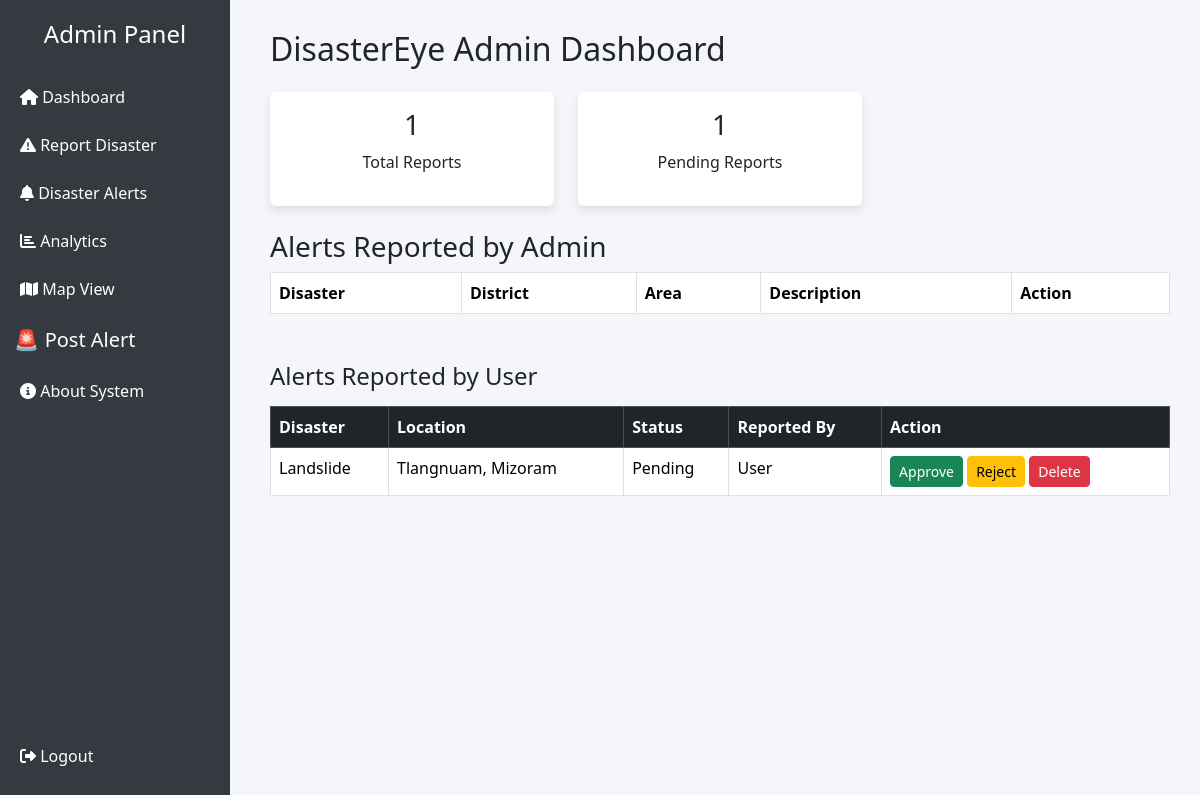
The app's page /admin_dashboard (signed in), older data.
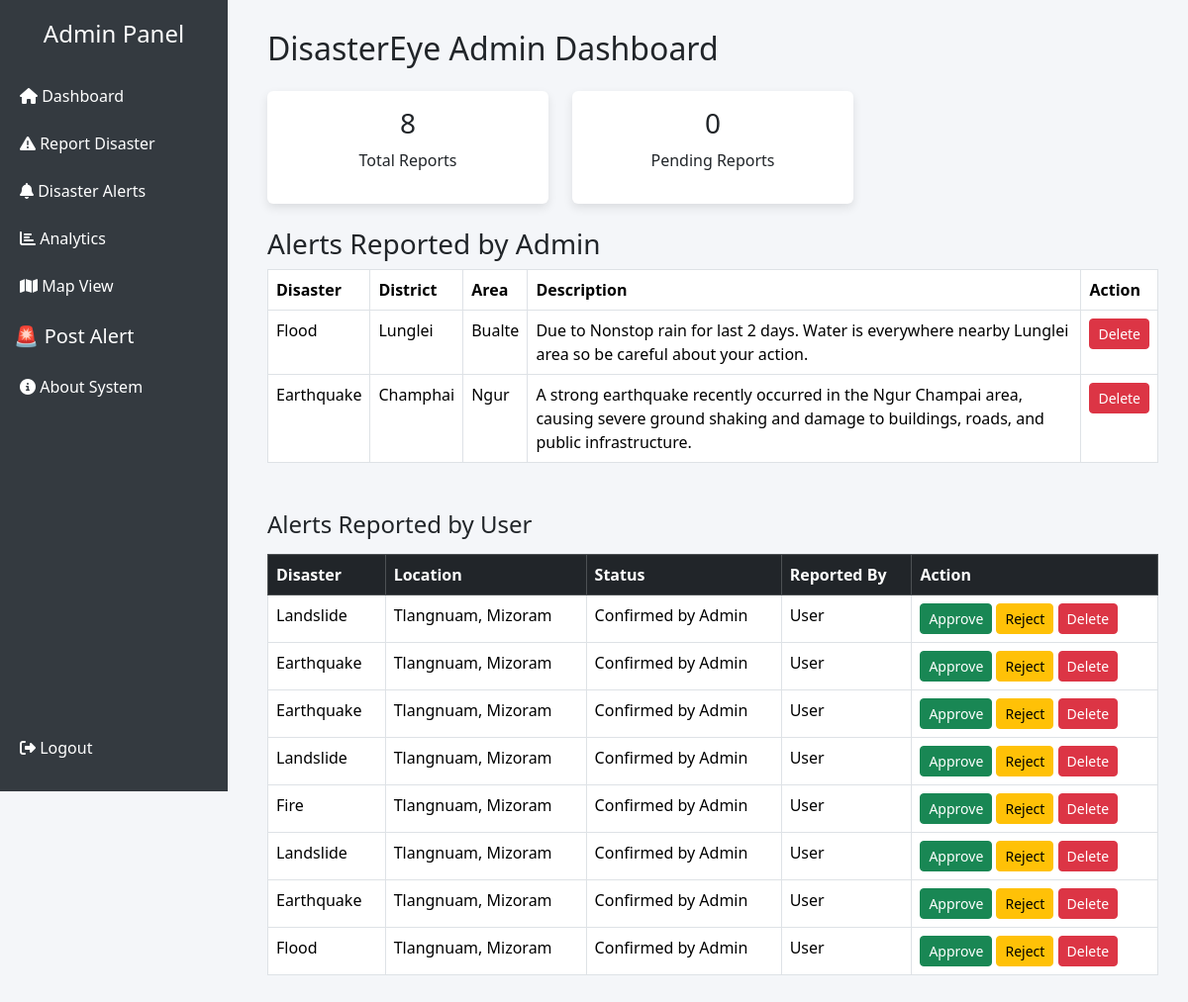
The same page, newer data.
### tables this page shows
CREATE TABLE reports (
    report_id INTEGER PRIMARY KEY AUTOINCREMENT,
    user_id INTEGER,
    disaster_id INTEGER,
    location TEXT,
    description TEXT,
    latitude REAL,
    longitude REAL, reported_by TEXT DEFAULT 'User', status TEXT DEFAULT 'Pending', image TEXT, severity TEXT, keywords TEXT,
    FOREIGN KEY (user_id) REFERENCES users(user_id),
    FOREIGN KEY (disaster_id) REFERENCES disasters(disaster_id)
);

CREATE TABLE disasters (
    disaster_id INTEGER PRIMARY KEY AUTOINCREMENT,
    disaster_name TEXT NOT NULL
);

CREATE TABLE admin_reports (
    admin_report_id INTEGER PRIMARY KEY AUTOINCREMENT,
    disaster_id INTEGER,
    district TEXT,
    area TEXT,
    description TEXT,
    reported_by TEXT DEFAULT 'Admin',
    status TEXT DEFAULT 'Confirmed by Admin',
    created_at TIMESTAMP DEFAULT CURRENT_TIMESTAMP,
    FOREIGN KEY (disaster_id) REFERENCES disasters(disaster_id)
);

### app.py (the view)
@app.route("/admin_dashboard")
def admin_dashboard():
    if "admin" not in session:
        return redirect(url_for("admin_login"))
    conn = sqlite3.connect("database.db")
    conn.row_factory = sqlite3.Row
    total_reports = conn.execute(
    "SELECT COUNT(*) FROM reports").fetchone()[0]
    pending_reports = conn.execute(
    "SELECT COUNT(*) FROM reports WHERE status='Pending'").fetchone()[0]
    approved_reports = conn.execute(
    "SELECT COUNT(*) FROM reports WHERE status='Approved'").fetchone()[0]
    reports = conn.execute("""
    SELECT reports.*, disasters.disaster_name
    FROM reports
    JOIN disasters
    ON reports.disaster_id = disasters.disaster_id
    ORDER BY
                            CASE
        WHEN reports.status = 'Pending' THEN 1
        WHEN reports.status = 'Confirmed by Admin' THEN 2
        WHEN reports.status = 'Rejected by Admin' THEN 3
        ELSE 4
    END,

    reports.report_id DESC

    """).fetchall()
    admin_reports = conn.execute("""
    SELECT admin_reports.*, disasters.disaster_name
    FROM admin_reports
    JOIN disasters ON admin_reports.disaster_id = disasters.disaster_id
    ORDER BY admin_reports.admin_report_id DESC
    LIMIT 5
    """).fetchall()
    conn.close()
    return render_template(
    "admin_dashboard.html",
    total_reports=total_reports,
    pending_reports=pending_reports,
    approved_reports=approved_reports,
    reports=reports,
    admin_reports=admin_reports
    )

### templates/admin_dashboard.html (shortened to what this page needs)
<!DOCTYPE html>
<html lang="en">
<head>
<link rel="stylesheet"
href="https://cdn.jsdelivr.net/npm/bootstrap@5.3.2/dist/css/bootstrap.min.css">
<link rel="stylesheet"
href="https://cdnjs.cloudflare.com/ajax/libs/font-awesome/6.5.0/css/all.min.css">
</head>
<body>
<div class="sidebar">
<h4 class="text-center mb-4">Admin Panel</h4>
<a href="/admin_dashboard">
<i class="fa fa-home"></i> Dashboard
</a>
<a href="/admin_report">
<i class="fa fa-triangle-exclamation"></i> Report Disaster
</a>
<a href="/alerts">
<i class="fa fa-bell"></i> Disaster Alerts
</a>
<a href="/analytics">
<i class="fa fa-chart-bar"></i> Analytics
</a>
<a href="/map">
<i class="fa fa-map"></i> Map View
</a>
<a href="/post_alert" class="post-alert-btn">
🚨 Post Alert
</a>
<a href="/about">
<i class="fa fa-info-circle"></i> About System
</a>
<div class="logout">
<a href="/logout">
<i class="fa fa-sign-out-alt"></i> Logout
</a>
</div>
</div>
<div class="content">
<h2 class="mb-4">DisasterEye Admin Dashboard</h2>
<div class="row">
<div class="col-md-4">
<div class="card p-3 text-center">
<h3>{{ total_reports }}</h3>
<p>Total Reports</p>
</div>
</div>
<div class="col-md-4">
<div class="card p-3 text-center">
<h3>{{ pending_reports }}</h3>
<p>Pending Reports</p>
</div>
</div>
</div>
<h3 class="mt-4">Alerts Reported by Admin</h3>
<table class="table table-bordered">
<tr>
<th>Disaster</th>
<th>District</th>
<th>Area</th>
<th>Description</th>
<th>Action</th>
</tr>
{% for a in admin_reports %}
<tr>
<td>{{ a.disaster_name }}</td>
<td>{{ a.district }}</td>
<td>{{ a.area }}</td>
<td>{{ a.description }}</td>
<td>
<a href="/delete_admin_report/{{ a.admin_report_id }}"
class="btn btn-danger btn-sm"
onclick="return confirm('Delete this disaster report?')">
Delete
</a>
</td>
</tr>
{% endfor %}
</table>
<div class="mt-5">
<h4>Alerts Reported by User</h4>
<table class="table table-bordered mt-3">
<thead class="table-dark">
<tr>
<th>Disaster</th>
<th>Location</th>
<th>Status</th>
<th>Reported By</th>
<th>Action</th>
</tr>
</thead>
<tbody>
{% for r in reports %}
<tr>
<td>{{ r.disaster_name }}</td>
<td>{{ r.location }}</td>
<td>{{ r.status }}</td>
<td>{{ r.reported_by }}</td>
<td>
<a href="/approve/{{ r.report_id }}"
class="btn btn-success btn-sm">
Approve
</a>
<a href="/reject/{{ r.report_id }}"
class="btn btn-warning btn-sm">
Reject
</a>
<a href="/delete/{{ r.report_id }}"
class="btn btn-danger btn-sm">
Delete
</a>
</td>
</tr>
{% endfor %}
</tbody>
</table>
</div>
</div>
</body>
</html>

Row changes from the older to the newer data that the page shows:
removed reports: disaster_name "Landslide", location "Tlangnuam, Mizoram", status "Pending", reported_by "User"
added admin_reports: disaster_name "Flood", district "Lunglei", area "Bualte", description "Due to Nonstop rain for last 2 days. Water is everywhere nearby Lunglei area so be careful about your action."
added admin_reports: disaster_name "Earthquake", district "Champhai", area "Ngur", description "A strong earthquake recently occurred in the Ngur Champai area, causing severe ground shaking and damage to buildings, roads, and public infrastructure."
added reports: disaster_name "Landslide", location "Tlangnuam, Mizoram", status "Confirmed by Admin", reported_by "User"
added reports: disaster_name "Earthquake", location "Tlangnuam, Mizoram", status "Confirmed by Admin", reported_by "User"
added reports: disaster_name "Earthquake", location "Tlangnuam, Mizoram", status "Confirmed by Admin", reported_by "User"
added reports: disaster_name "Landslide", location "Tlangnuam, Mizoram", status "Confirmed by Admin", reported_by "User"
added reports: disaster_name "Fire", location "Tlangnuam, Mizoram", status "Confirmed by Admin", reported_by "User"
added reports: disaster_name "Landslide", location "Tlangnuam, Mizoram", status "Confirmed by Admin", reported_by "User"
added reports: disaster_name "Earthquake", location "Tlangnuam, Mizoram", status "Confirmed by Admin", reported_by "User"
added reports: disaster_name "Flood", location "Tlangnuam, Mizoram", status "Confirmed by Admin", reported_by "User"
Text that changed along with them:
{{ total_reports }}: "1" → "8"
{{ pending_reports }}: "1" → "0"
